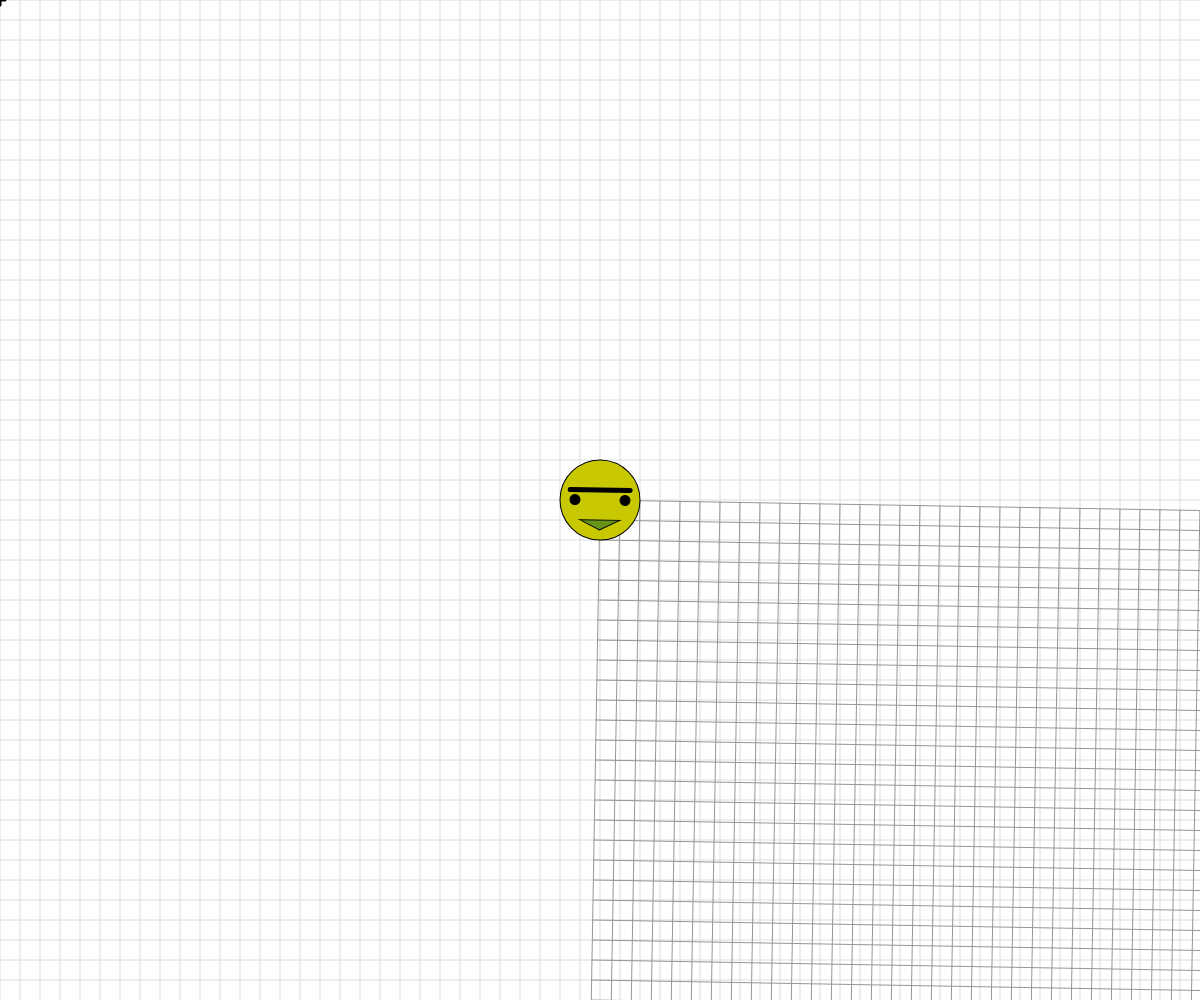
Frame 1 (no input)
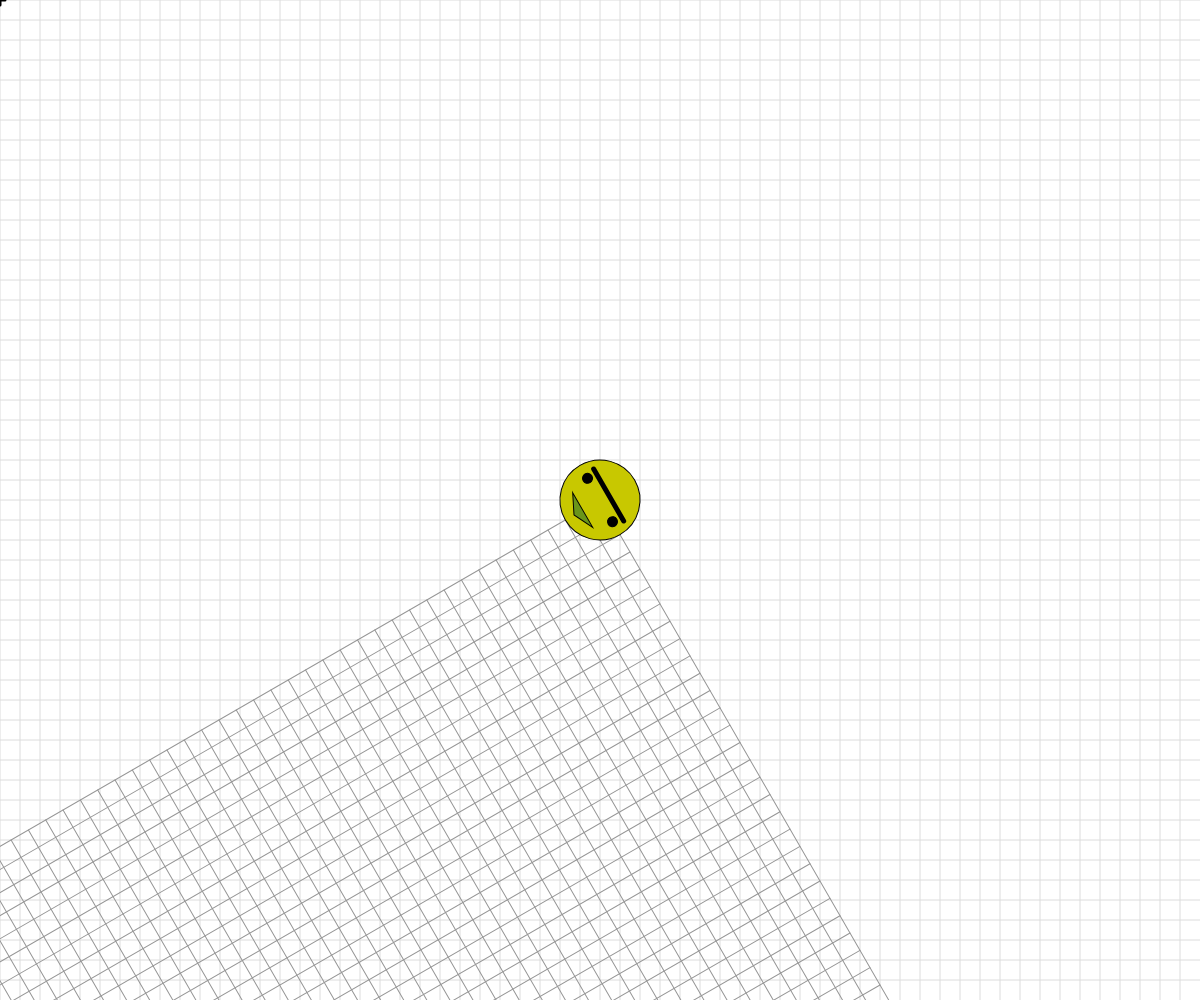
Frame 60 (no input)
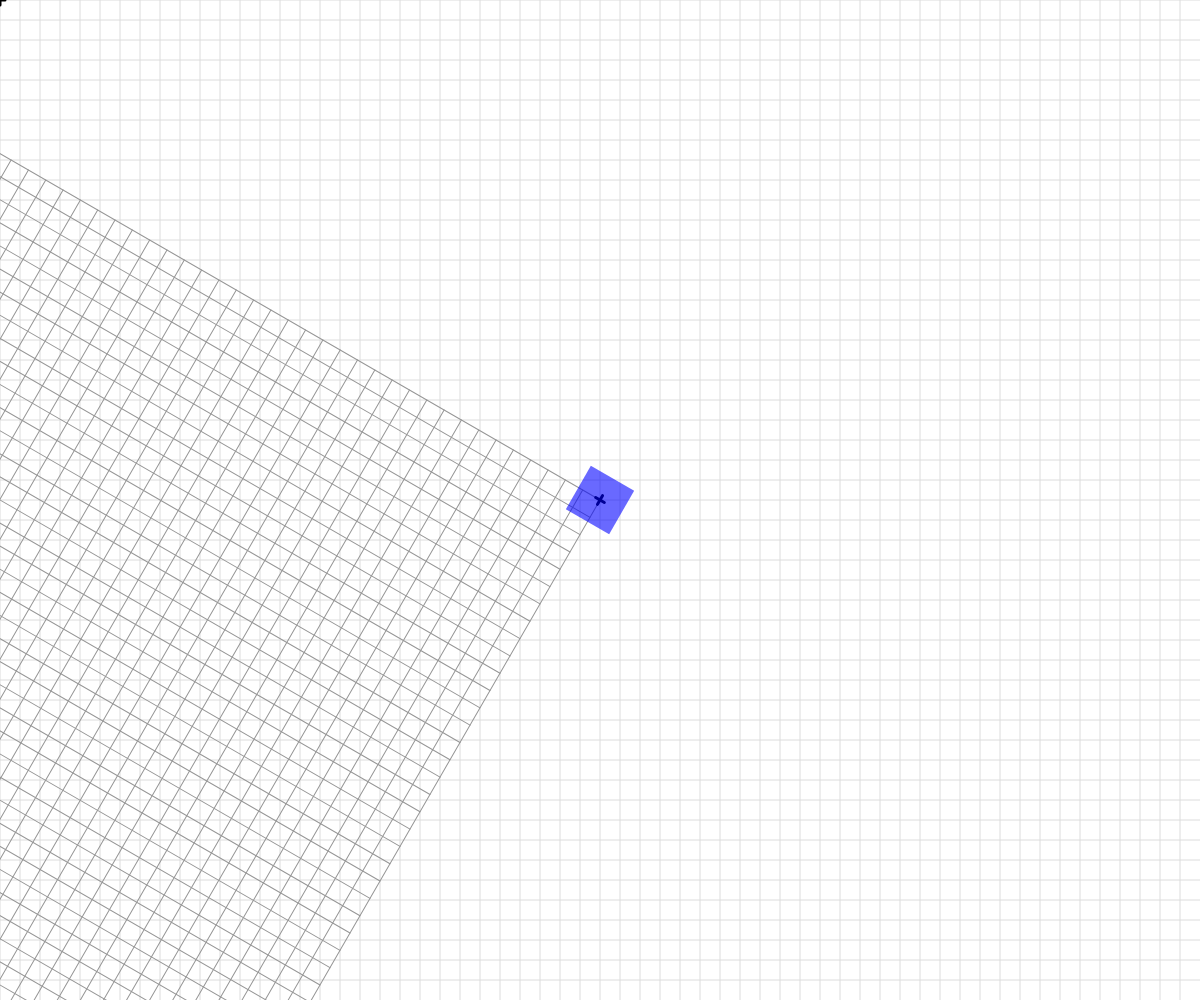
Frame 120 (the mouse pressed at the canvas centre since frame 60)

The p5.js sketch that drew these frames (run headless with seeded random() and noise() and a simulated clock; from frame 60 on, the mouse is pressed at the canvas centre):

// p5.js sketch
// ── sketch.js

// Basic Transformations Sandbox


let originalSpacing = 20;
let x = 0; let y = 0;

function setup() {
  createCanvas(windowWidth, windowHeight);
}

function draw() {
  background(255);
  drawBasicGrid(220);

  //transformation one: TRANSLATION
  // push();   //creates a new Coordinate system
  // translate(100,100);
  // rectangleRed(0,0);
  // pop();

  // rectangleBlue(0,0);


  //transformation two: SCALE
  // rectMode(CORNER);
  // rectangleRed(40,0);

  // let scaleAmount = map(mouseX, 0, width, 0.3, 6);
  // translate(200,200);
  // scale(scaleAmount);  //1- no  change  <1 smaller  >1 larger
  // drawBasicGrid(220);
  // rectMode(CENTER);
  // rectangleBlue(0,0);


  //transformation three: ROTATION
  rectMode(CENTER);
  translate(width/2, height/2);
  rotate(radians(frameCount));  // 1, 2, 3, 4, 5...

  drawBasicGrid(150);
  rectangleBlue(0,0);

  x = lerp(x,mouseX, 0.1);
  y = lerp(y,mouseY, 0.1);
  face(x,y);

  //Combinations of Transformations

}


function face(x, y) {
  //draw a face at x,y
  push();
  translate(x, y);
  ellipseMode(CENTER);
  fill(200, 200, 0);
  stroke(0);
  ellipse(0, 0, 80, 80);
  fill(90, 140, 30, 220);
  triangle(-20, 20, 20, 20, 0, 30);
  fill(0);
  ellipse(-25, 0, 10, 10);
  ellipse(25, 0, 10, 10);
  strokeWeight(5);
  line(-30, -10, 30, -10);
  strokeWeight(1);
  pop();

}

function rectangleRed(x, y) {
  //draw a red rectangle at x,y (sized 50 pixels square) - to visualize what happens to the coordinate system
  //when different basic transformations are applied.
  noStroke();
  fill(255, 0, 0, 150);
  rect(x, y, 50, 50);

}

function rectangleBlue(x, y) {
  //draw a red rectangle at x,y (sized 50 pixels square) - to visualize what happens to the coordinate system
  //when different basic transformations are applied.
  noStroke();
  fill(0, 0, 255, 150);
  rect(x, y, 50, 50);

}

function drawBasicGrid(shade) {
  //draw the normal cartesian Coordinate Grid, in a light color. Spaced at 20 px by default
  stroke(shade);
  for (let x = 0; x < width; x += originalSpacing) {
    line(x, 0, x, height);
  }
  for (let y = 0; y < height; y += originalSpacing) {
    line(0, y, width, y);
  }

  //Draw "X" at the origin
  strokeWeight(3);
  stroke(0);
  line(-5, 0, 5, 0);
  line(0, 5, 0, -5);
  strokeWeight(1);
}
